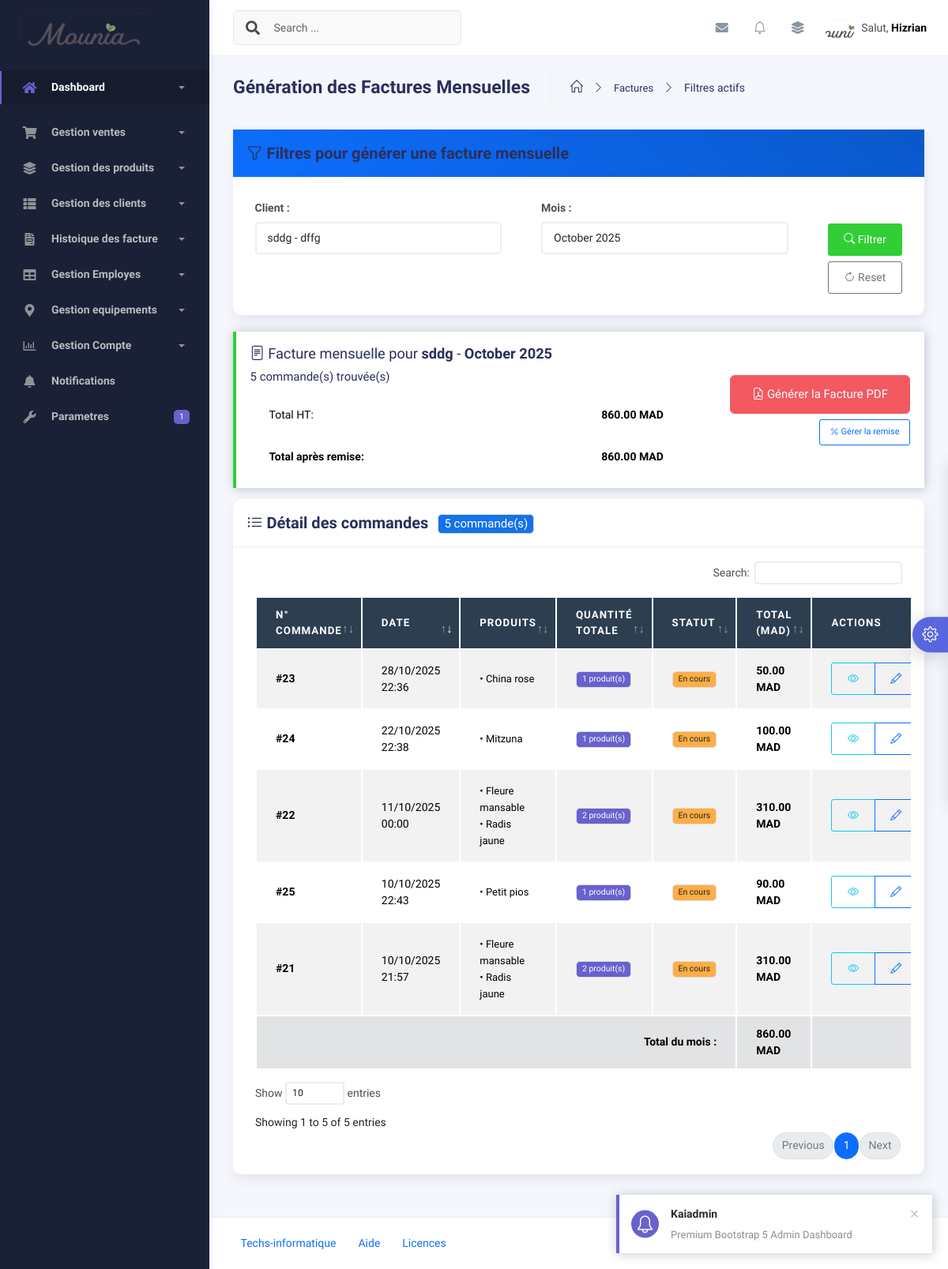
Before: /factures/?client=1&mois=2025-10 with the older database file.
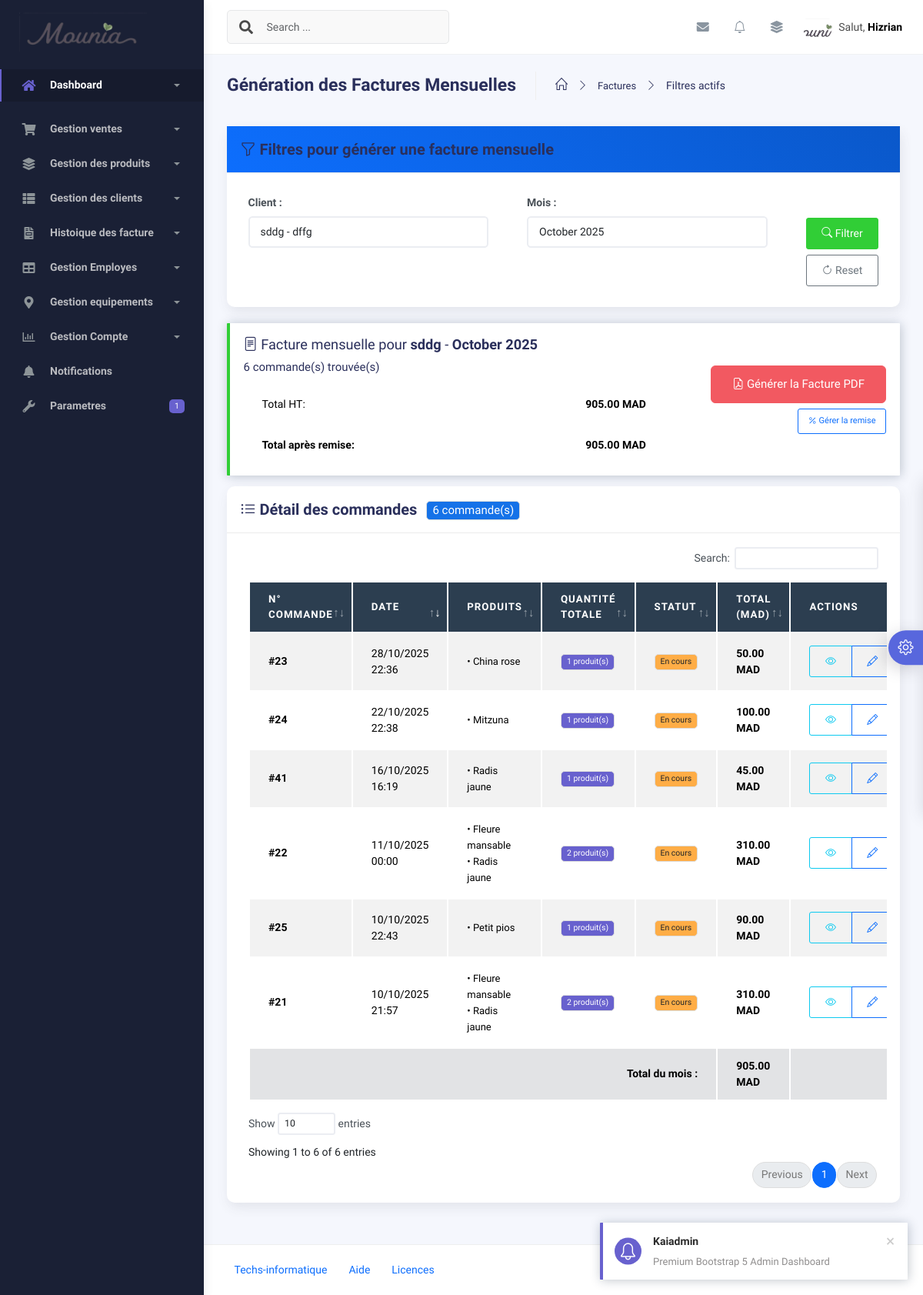
After: the same page with the newer database file.
### application/models.py (models this page shows, shortened)
class Commande(models.Model):
    STATUT_CHOICES = [
        ('En cours', 'En cours'),
        ('Confirmée', 'Confirmée'),
        ('Livrée', 'Livrée'),
        ('Annulée', 'Annulée'),
    ]
    client = models.ForeignKey(Client, on_delete=models.CASCADE, related_name="commandes")
    date_commande = models.DateTimeField(default=timezone.now)
    statut = models.CharField(max_length=20, choices=STATUT_CHOICES, default="En cours")
    notes = models.TextField(blank=True, null=True, verbose_name="Notes internes")
    date_modification = models.DateTimeField(auto_now=True, verbose_name="Dernière modification")
    class Meta:
        verbose_name = "Commande"
        verbose_name_plural = "Commandes"
        ordering = ["-date_commande"]
    @property
    def total_sans_livraison(self):
        try:
            return sum(Decimal(str(item.sous_total)) for item in self.items.all())
        except:
            return Decimal('0.00')
    @property
    def total(self):
        try:
            total_produits = self.total_sans_livraison
            prix_livraison = Decimal(str(self.client.prix_livraison))
            return total_produits + prix_livraison
        except:
            return Decimal('0.00')

class CommandeItem(models.Model):
    commande = models.ForeignKey(Commande, on_delete=models.CASCADE, related_name="items")
    produit = models.ForeignKey(Produit, on_delete=models.CASCADE)
    quantite = models.PositiveIntegerField(default=1)
    prix_unitaire = models.DecimalField(max_digits=10, decimal_places=2)
    date_ajout = models.DateTimeField(auto_now_add=True)
    class Meta:
        verbose_name = "Item de commande"
        verbose_name_plural = "Items de commande"
        ordering = ["date_ajout"]
    @property
    def sous_total(self):
        try:
            return Decimal(str(self.quantite)) * Decimal(str(self.prix_unitaire))
        except:
            return Decimal('0.00')

class Produit(models.Model):
    nom = models.CharField(max_length=100, unique=True)
    description = models.TextField(blank=True, null=True)
    prix = models.DecimalField(max_digits=10, decimal_places=2)
    image = models.ImageField(upload_to="produits/", blank=True, null=True)
    date_ajout = models.DateTimeField(auto_now_add=True)
    actif = models.BooleanField(default=True, verbose_name="Produit actif")
    class Meta:
        ordering = ["-date_ajout"]
        verbose_name = "Produit"
        verbose_name_plural = "Produits"

class Client(models.Model):
    nom = models.CharField(max_length=150, verbose_name="Nom du restaurant")
    responsable = models.CharField(max_length=100, verbose_name="Nom du responsable", blank=True, null=True)
    telephone = models.CharField(
        max_length=20,
        verbose_name="Téléphone",
        unique=True,
        blank=True,
        null=True
    )
    ice = models.CharField(
        max_length=15,
        verbose_name="ICE",
        unique=False,
        blank=True,
        null=True
    )
    email = models.EmailField(blank=True, null=True, verbose_name="Email")
    adresse = models.TextField(verbose_name="Adresse", blank=True, null=True)
    ville = models.CharField(max_length=100, verbose_name="Ville")
    prix_livraison = models.DecimalField(
        max_digits=10,
        decimal_places=2,
        verbose_name="Prix de livraison (en MAD)"
    )
    date_creation = models.DateTimeField(auto_now_add=True, verbose_name="Date d'ajout")
    class Meta:
        verbose_name = "Client (Restaurant)"
        verbose_name_plural = "Clients (Restaurants)"
        ordering = ["nom"]

### application/views.py (the view)
# urls.py: path('factures/', views.liste_factures, name='liste_factures'),
def liste_factures(request):
    client_id = request.GET.get('client')
    mois_filtre = request.GET.get('mois')  # Format: YYYY-MM
    commandes = Commande.objects.all().order_by('-date_commande')
    clients = Client.objects.all().order_by('nom')
    client_selected = None
    mois_selected = None
    total_mois = Decimal('0.00')
    remise_appliquee = Decimal('0.00')
    total_apres_remise = Decimal('0.00')
    if client_id:
        try:
            client_selected = Client.objects.get(id=client_id)
            commandes = commandes.filter(client=client_selected)
        except Client.DoesNotExist:
            pass
    if mois_filtre:
        try:
            annee, mois = map(int, mois_filtre.split('-'))
            commandes = commandes.filter(
                date_commande__year=annee,
                date_commande__month=mois
            )
            mois_selected = mois_filtre
            mois_obj = datetime(annee, mois, 1)
        except ValueError:
            pass
    if client_selected and mois_selected:
        total_mois = sum(commande.total for commande in commandes)
        try:
            remise = RemiseClient.objects.get(
                client=client_selected,
                mois_application=mois_filtre
            )
            if remise.type_remise == 'pourcentage':
                remise_appliquee = total_mois * (remise.valeur_remise / 100)
            else:
                remise_appliquee = remise.valeur_remise
            remise_appliquee = min(remise_appliquee, total_mois)
            total_apres_remise = total_mois - remise_appliquee
        except RemiseClient.DoesNotExist:
            total_apres_remise = total_mois
            remise_appliquee = Decimal('0.00')
    aujourd_hui = timezone.now()
    mois_disponibles = []
    for i in range(12):
        date = aujourd_hui - timedelta(days=30*i)
        mois_disponibles.append({
            'value': date.strftime('%Y-%m'),
            'label': date.strftime('%B %Y').capitalize()
        })
    mois_disponibles.reverse()
    context = {
        'commandes': commandes,
        'clients': clients,
        'mois_disponibles': mois_disponibles,
        'client_selected': client_selected,
        'mois_selected': mois_selected,
        'mois_obj': mois_obj if mois_filtre else None,
        'total_mois': total_mois,
        'remise_appliquee': remise_appliquee,
        'total_apres_remise': total_apres_remise,
    }
    return render(request, 'factures/liste_factures.html', context)

### application/context_processors.py (called while the page is built)
def parametres_mounia(request):
    return {
        'parametres': ParametresMounia.objects.first() or None
    }

### templates/factures/liste_factures.html (shortened to what the changed rows need)
{% extends "base.html" %}
{% load static %}
{% block content %}
<div class="container">
    <div class="page-inner">
        {% if client_selected and mois_selected %}
        <div class="alert alert-success">
            <div class="row align-items-center">
                <div class="col-md-8">
                    <h5 class="mb-1">
                        <i class="bi bi-file-text"></i>
                        Facture mensuelle pour <strong>{{ client_selected.nom }}</strong>
                        - <strong>{{ mois_obj|date:"F Y" }}</strong>
                    </h5>
                    <p class="mb-0">
                        {{ commandes|length }} commande(s) trouvée(s)
                    </p>
                    <div class="mt-2">
                        <table class="table table-sm table-borderless mb-0">
                            <tr>
                                <td>Total HT:</td>
                                <td class="text-end"><strong>{{ total_mois|floatformat:2 }} MAD</strong></td>
                            </tr>
                            <tr class="fw-bold">
                                <td>Total après remise:</td>
                                <td class="text-end">{{ total_apres_remise|floatformat:2 }} MAD</td>
                            </tr>
                        </table>
                    </div>
                </div>
                <div class="col-md-4 text-end">
                    <a href="{% url 'facture_client_mois_pdf' %}?client={{ client_selected.id }}&mois={{ mois_selected }}"
                       class="btn btn-danger btn-lg mb-2">
                        <i class="bi bi-file-earmark-pdf"></i> Générer la Facture PDF
                    </a>
                    <br>
                    <a href="{% url 'appliquer_remise' client_selected.id mois_selected %}"
                       class="btn btn-outline-primary btn-sm">
                        <i class="bi bi-percent"></i> Gérer la remise
                    </a>
                </div>
            </div>
        </div>
        {% elif client_selected or mois_selected %}
        <div class="alert alert-warning">
            <i class="bi bi-exclamation-triangle"></i>
            Veuillez sélectionner à la fois un client et un mois pour générer une facture.
        </div>
        {% else %}
        <div class="alert alert-info">
            <i class="bi bi-info-circle"></i>
            Sélectionnez un client et un mois pour afficher les commandes et générer une facture mensuelle.
        </div>
        {% endif %}
        {% if client_selected and mois_selected %}
        <div class="card">
            <div class="card-header">
                <h5 class="card-title">
                    <i class="bi bi-list-ul"></i> Détail des commandes
                    <span class="badge bg-primary ms-2">{{ commandes|length }} commande(s)</span>
                </h5>
            </div>
            <div class="card-body">
                <div class="table-responsive">
                    <table id="commandes-table" class="table table-striped table-hover">
                        <thead class="table-dark">
                            <tr>
                                <th>N° Commande</th>
                                <th>Date</th>
                                <th>Produits</th>
                                <th>Quantité Totale</th>
                                <th>Statut</th>
                                <th>Total (MAD)</th>
                                <th>Actions</th>
                            </tr>
                        </thead>
                        <tbody>
                            {% for commande in commandes %}
                            <tr>
                                <td><strong>#{{ commande.id }}</strong></td>
                                <td>{{ commande.date_commande|date:"d/m/Y H:i" }}</td>
                                <td>
                                    <small>
                                        {% for item in commande.items.all %}
                                        • {{ item.produit.nom }}<br>
                                        {% endfor %}
                                    </small>
                                </td>
                                <td>
                                    <span class="badge bg-secondary">
                                        {{ commande.items.count }} produit(s)
                                    </span>
                                </td>
                                <td>
                                    <span class="badge
                                        {% if commande.statut == "En cours" %}bg-warning text-dark
                                        {% elif commande.statut == "Livrée" %}bg-success
                                        {% else %}bg-info{% endif %}">
                                        {{ commande.statut }}
                                    </span>
                                </td>
                                <td>
                                    <strong>{{ commande.total|floatformat:2 }} MAD</strong>
                                </td>
                                <td>
                                    <div class="btn-group btn-group-sm" role="group">
                                        <a href="{% url 'detail_commande' commande.id %}"
                                           class="btn btn-outline-info"
                                           title="Voir les détails">
                                            <i class="bi bi-eye"></i>
                                        </a>
                                        <a href="{% url 'modifier_commande' commande.pk %}"
                                           class="btn btn-outline-primary"
                                           title="Modifier">
                                            <i class="bi bi-pencil"></i>
                                        </a>
                                    </div>
                                </td>
                            </tr>
                            {% endfor %}
                        </tbody>
                        {% if commandes %}
                        <tfoot class="table-secondary">
                            <tr>
                                <td colspan="5" class="text-end fw-bold">
                                    {% if remise_appliquee > 0 %}
                                        Total après remise :
                                    {% else %}
                                        Total du mois :
                                    {% endif %}
                                </td>
                                <td class="fw-bold">
                                    {% if remise_appliquee > 0 %}
                                        {{ total_apres_remise|floatformat:2 }} MAD
                                    {% else %}
                                        {{ total_mois|floatformat:2 }} MAD
                                    {% endif %}
                                </td>
                                <td></td>
                            </tr>
                        </tfoot>
                        {% endif %}
                    </table>
                </div>
            </div>
        </div>
        {% endif %}
    </div>
</div>
{% endblock content %}

Changed rows visible on the page:
added Commande: id "41", date_commande "16/10/2025 16:19", items.count "1", statut "En cours", total "45.00"
added CommandeItem: produit.nom "Radis jaune", shown under "41"
Other visible differences:
{{ commandes|length }}: "5" → "6"
{{ total_mois|floatformat:2 }}: "860.00" → "905.00"
{{ total_apres_remise|floatformat:2 }}: "860.00" → "905.00"
text written by a page script: "Search: Show entries Showing 1 to 5 of 5 entries Previous 1 Next" → "Search: Show entries Showing 1 to 6 of 6 entries Previous 1 Next"
